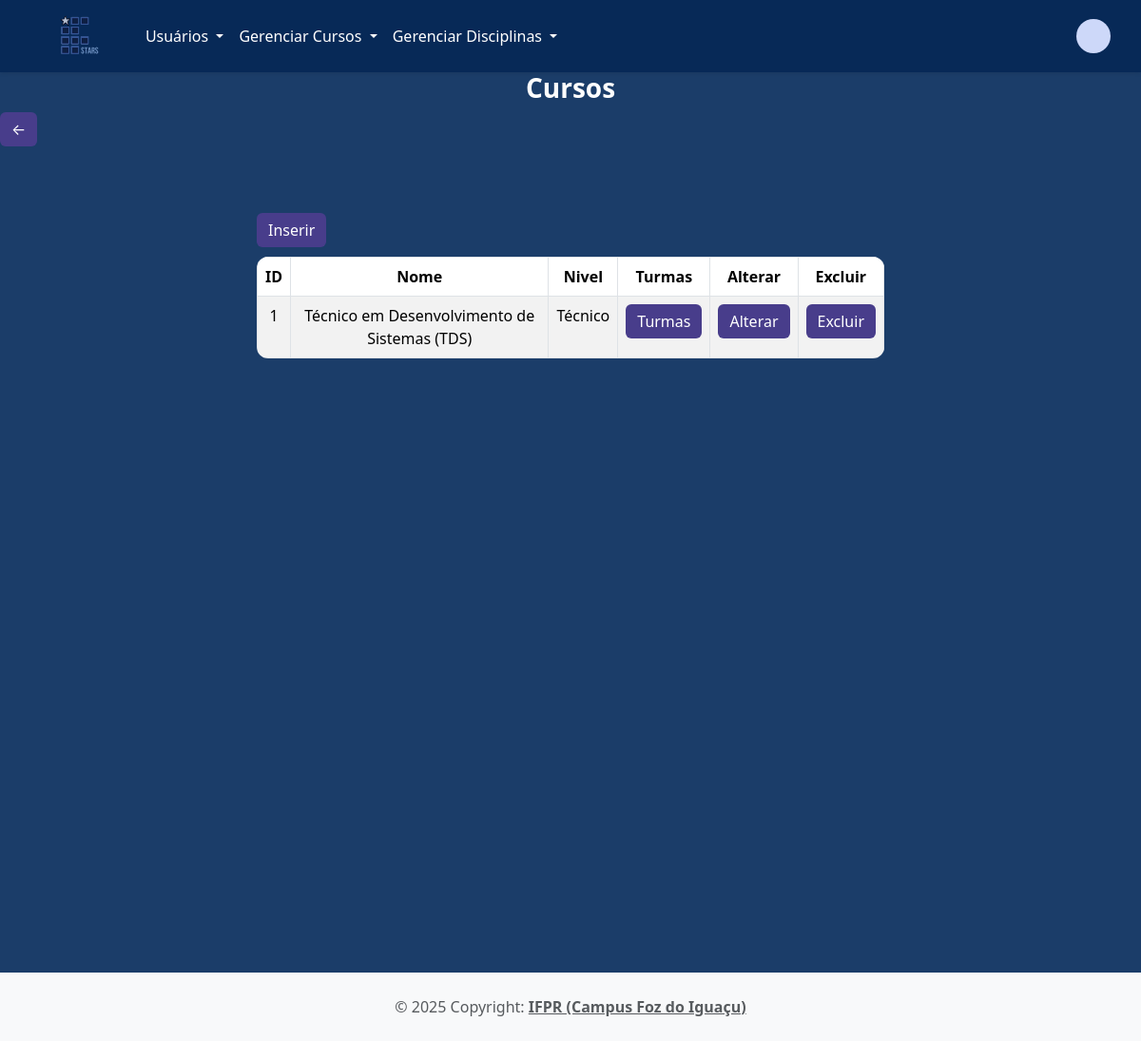
/app/controller/CursoController.php?action=list (signed in), run on the app's committed database.
### tables this page shows
CREATE TABLE IF NOT EXISTS `curso` (
  `idCurso` INT NOT NULL AUTO_INCREMENT,
  `nomeCurso` VARCHAR(100) NOT NULL,
  `nivel` ENUM('Técnico', 'Tecnólogo', 'Bacharelado', 'Licenciatura') NOT NULL,
  PRIMARY KEY (`idCurso`));

### app/controller/CursoController.php (called while the page is built, shortened)
<?php
require_once(__DIR__ . "/../dao/CursoDAO.php");
require_once(__DIR__ . "/../model/Curso.php");
class CursoController extends Controller {
    private CursoDAO $cursoDao;
    public function __construct() {
        $this->cursoDao = new CursoDAO();
        $this->handleAction();
    }
    protected function list(string $msgErro = "", string $msgSucesso = "") {
        $dados["lista"] = $this->cursoDao->list();
        $this->loadView("curso/list.php", $dados,  $msgErro, $msgSucesso);
    }
}
new CursoController();

### app/model/Curso.php (called while the page is built)
<?php
class Curso {
    private ?int $id;
    private ?string $nome;
    private ?string $nivel;
    public function getId(): ?int
    {
        return $this->id;
    }
    public function setId(?int $id): self
    {
        $this->id = $id;
        return $this;
    }
    public function getNivel(): ?string
    {
        return $this->nivel;
    }
    public function setNivel(?string $nivel): self
    {
        $this->nivel = $nivel;
        return $this;
    }
    public function getNome(): ?string
    {
        return $this->nome;
    }
    public function setNome(?string $nome): self
    {
        $this->nome = $nome;
        return $this;
    }
}

### app/dao/CursoDAO.php (called while the page is built, shortened)
<?php
include_once(__DIR__ . "/../model/Curso.php");
class CursoDAO {
    public function list() {
        $conn = Connection::getConn();
        $sql = "SELECT * FROM curso c ORDER BY c.nomeCurso";
        $stm = $conn->prepare($sql);
        $stm->execute();
        $result = $stm->fetchAll();
        return $this->mapCursos($result);
    }
    private function mapCursos($result) {
        $cursos = array();
        foreach ($result as $reg) {
            $curso = new Curso();
            $curso->setId($reg['idCurso']);
            $curso->setNome($reg['nomeCurso']);
            $curso->setNivel($reg['nivel']);
            array_push($cursos, $curso);
        }
        return $cursos;
    }
}

### app/view/curso/list.php (the view, shortened to what this page needs)
<?php
require_once(__DIR__ . "/../include/header.php");
require_once(__DIR__ . "/../include/menu.php");
?>
<link rel="stylesheet" href="<?= BASEURL ?>/view/css/listPrincipal.css">
<h3 class="text-center">Cursos</h3>
<div class="row">
        <div class="col-12">
            <a class="btn btn-secondary"
                href="<?= BASEURL ?>/controller/HomeController.php?action=home"> ← </a>
        </div>
    </div>
<div class="container">
    <div class="row">
        <div class="col-3">
            <a class="btn btn-secondary" style="margin-right: 110px;"
                href="<?= BASEURL ?>/controller/CursoController.php?action=create">
                Inserir</a>
        </div>
        <div class="col-9">
        </div>
    </div>
    <div class="row" style="margin-top: 10px;">
        <div class="col-12">
            <table id="tabCursos" class='table table-striped table-bordered'>
                <thead>
                    <tr>
                        <th>ID</th>
                        <th>Nome</th>
                        <th>Nivel</th>
                        <th>Turmas</th>
                        <th>Alterar</th>
                        <th>Excluir</th>
                    </tr>
                </thead>
                <tbody>
                    <?php foreach($dados['lista'] as $curs): ?>
                        <tr>
                            <td><?php echo $curs->getId(); ?></td>
                            <td><?= $curs->getNome(); ?></td>
                            <td><?= $curs->getNivel(); ?></td>
                            <td><a class="btn btn-secondary"
                                href="<?= BASEURL ?>/controller/TurmaController.php?action=list&idCurso=<?= $curs->getId() ?>">
                                Turmas</a>
                            </td>
                            <td><a class="btn btn-secondary"
                                href="<?= BASEURL ?>/controller/CursoController.php?action=edit&id=<?= $curs->getId() ?>">
                                Alterar</a>
                            </td>
                            <td><a class="btn btn-secondary"
                                onclick="return confirm('Confirma a exclusão do curso?');"
                                href="<?= BASEURL ?>/controller/CursoController.php?action=delete&id=<?= $curs->getId() ?>">
                                Excluir</a>
                            </td>
                        </tr>
                    <?php endforeach; ?>
                </tbody>
            </table>
        </div>
    </div>
</div>
<?php
require_once(__DIR__ . "/../include/footer.php");
?>

### app/view/css/style.css (style rules this page uses)
body { display: flex; flex-direction: column; background-color: #0f2c54; }
.container { min-height: calc(100vh - 196px); }

### app/view/css/listPrincipal.css (style rules this page uses)
body { background-color: #1b3d69; color: #fff; }
h3.text-center { font-weight: bold; color: #ffffff; }
.container { padding: 30px; border-radius: 20px; width: 60%; margin: 40px auto; text-align: center; }
table { border-radius: 12px; overflow: hidden; width: 100%; }
.btn { background-color: #483D8B; border: none; color: #ffffff; transition: background-color 0.3s ease; }

### data on the page
curso: idCurso "1", nomeCurso "Técnico em Desenvolvimento de Sistemas (TDS)", nivel "Técnico"
